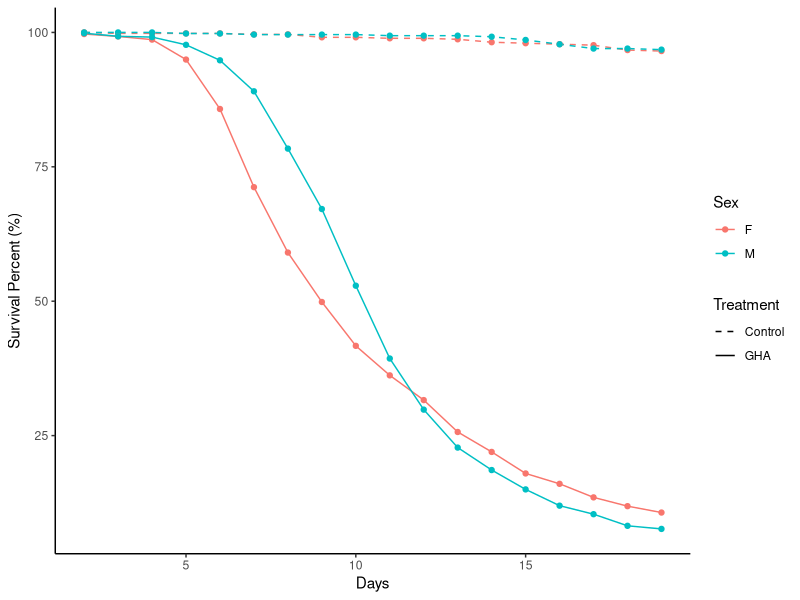

R code for this plot: (Note: this script raises an error after producing the figure.)
## ---- chunk 1
knitr::opts_chunk$set(
	fig.align = "center",
	fig.pos = "H",
	message = FALSE,
	warning = FALSE,
	external = TRUE,
	echo = TRUE
)
## ---- chunk 2
library(magrittr)
library(tidyverse)

library(survival)
library(survminer)

# setwd("/Users/hanyin/Dropbox (CSU Fullerton)/Research Project/Flies/Kshama -- statistical analysis/GHA")

rep12 = readxl::read_excel("data/winter_rep12_for_R_SSMI.xlsx")
rep3 = readxl::read_excel("data/winter_rep3_for_R_SSMI.xlsx") 
## ---- chunk 3
# cut-off at Day 19 to remove missing
rep12 = rep12 %>% filter(Day <= 19) 
rep3 = rep3 %>% filter(Day <= 19) %>% 
  mutate(Death = as.numeric(Death), `Initial density` = as.numeric(`Initial density`))

# clean treatment labels
reps = bind_rows(rep12, rep3) %>% 
  mutate( Treatment = sapply(Treatment, function(x) strsplit( gsub(" ","",x), "-")[[1]][1]) )

# leave Control and GHA of 5 mins
reps = reps %>% filter(Treatment!="ARSEF" & CO2=="15 sec")
## ---- chunk 4
# count dead
df_dead = reps[ rep(c(1:nrow(reps)), reps$Death), ] %>% mutate(Death = 1) %>% 
  select(Replicate,Population,Cage_Number,CO2, Treatment,Sex,Day,Death)

# count alive
df_alive = reps %>% 
  group_by(Replicate,Population,Cage_Number,CO2,Treatment,Sex) %>% 
  summarise(Death=sum(Death), `Initial density`=max(`Initial density`)) %>% 
  mutate(Alive=`Initial density`-Death, Day=19)

df_alive = df_alive[ rep(c(1:nrow(df_alive)), df_alive$Alive), ] %>% 
  mutate(Death = 0) %>% 
  select(Replicate,Population,Cage_Number,CO2, Treatment,Sex,Day,Death)

# merge dead and alive
df = bind_rows(df_alive, df_dead)

# convert to dummies
df = df %>% mutate(Fungal=(Treatment=="GHA")+0, Male=(Sex=="M")+0)
## ---- chunk 5
# tb = df[c('Replicate','Cage_Number','Treatment','Sex')] %>% unique()
## ---- chunk 6
reps %>% 
  group_by(Treatment,Sex,Day) %>% summarise(Death=sum(Death), `Initial density`=sum(`Initial density`)) %>% 
  group_by(Treatment,Sex) %>% mutate(Death=cumsum(Death), `Survival Percent`=1-Death/`Initial density`) %>%
  ggplot(aes(x=Day, y=`Survival Percent`*100, color=Sex, linetype=Treatment)) +
  geom_line() +
  geom_point() +
  # scale_color_manual() +
  scale_linetype_manual(values = c("Control"="dashed","GHA"="solid")) +
  labs(x="Days", y="Survival Percent (%)") +
  theme_classic()
## ---- chunk 7
mod = coxph(Surv(Day, Death) ~ Fungal + Male + Fungal*Male, data = df)
# cox.zph(mod)

a1 = 8; a2 = 12
df2 = survSplit(df, cut=c(a1,a2), end="Day", event="Death", start="Start") %>%
  mutate(gt1 = (Start==0)+0, gt2 = (Start==a1)+0, gt3 = (Start==a2)+0)

mod = coxph(Surv(Start,Day,Death) ~ Fungal +
              Male:gt1 + Male:gt2 + Male:gt3 + 
              Fungal:Male:gt1 + Fungal:Male:gt2 + Fungal:Male:gt3, data = df2)
cox.zph(mod)
cox.zph(mod, transform=log)
extractAIC(mod)
## ---- chunk 8
beta = coef(mod)
diff = c(0,  # fungal
         -1,0,0, # male
         -1,0,0) # fungal*male

t_obs = (beta%*%diff) / sqrt(t(diff) %*% vcov(mod) %*% diff)
c(exp(beta%*%diff), 2*(1-pt(abs(t_obs), length(beta))))
## ---- chunk 9
df %>% summary()
## ---- chunk 10
get_interaction = function(data){
  data %>% 
    mutate(
      gt1 = (Start==0)+0, gt2 = (Start==a1)+0, gt3 = (Start==a2)+0,
      t1_male = Male*gt1, t2_male = Male*gt2, t3_male = Male*gt3,
      fun_male = Fungal*Male, 
      t1_int = Fungal*Male*gt1, t2_int = Fungal*Male*gt2, t3_int = Fungal*Male*gt3)
  
    # mutate(
    #   t1_male = Male*gt1, t2_male = Male*gt2, t3_male = Male*gt3,
    #   fun_male = Fungal*Male, 
    #   t1_int = Fungal*Male*gt1, t2_int = Fungal*Male*gt2, t3_int = Fungal*Male*gt3
    #   
      # t1_fun=Fungal*gt1, t2_fun=Fungal*gt2, t3_fun=Fungal*gt3,
      # t1_male=Male*gt1, t2_male=Male*gt2, t3_male=Male*gt3,
      # ff1=Fungal*Male*gt1, ff2=Fungal*Male*gt2, ff3=Fungal*Male*gt3

}
## ---- chunk 11
get_time_data = function(data){
  data = survSplit(data, cut=a1, end="Day", event="Death", start="Start") %>% 
    mutate(gt1 = (Start==0)+0, gt2 = (Start==a1)+0, gt3 = (Start==a2)+0,
           t1_male = Male*gt1, t2_male = Male*gt2, t3_male = Male*gt3,
           fun_male = Fungal*Male, 
           t1_int = Fungal*Male*gt1, t2_int = Fungal*Male*gt2, t3_int = Fungal*Male*gt3)
  return(data)
}

category = ungroup(df) %>% select(Fungal,Male) %>% unique() %>% set_rownames(NULL)
time_intervals = data.frame(Start=c(0,a1,a2), Day=c(a1,a2,19), gt1=c(1,0,0), gt2=c(0,1,0), gt3=c(0,0,1), Death=0)

pred_surv = function(data){
  mod = coxph(Surv(Start, Day, Death) ~ Fungal + Male + t1_male + t2_male + t3_male + 
                fun_male + t1_int + t2_int + t3_int,
              data = get_time_data(data))
  surv = c()
  for (i in 1:nrow(category)){
    i = 2
    test = category[rep(i,nrow(time_intervals)),] %>%
      bind_cols(time_intervals, row.names = NULL) %>% get_interaction()
    time = summary(survfit(mod, newdata = test, individual = TRUE))$time
    insert = setdiff(1:18, time)
    time = c(time, insert)
    est = c(1, summary(survfit(mod, newdata = test, individual = TRUE))$surv,
            rep(NA, length(insert)))
    surv_i = data.frame(category[i,], est, day = c(0,time)) %>% arrange(day)
    surv = rbind(surv, surv_i)
  }
  return(surv)
}

est = pred_surv(df)
## ---- chunk 12
B = 20
bound = 0.95

# function to extract bounds
ci_calculator = function(data){
  ci = data.frame(lower = as.numeric(), upper = as.numeric())
  for (i in 1:max(data$Day)) {
    ci[i,1] = quantile(data$est[data$Day == i], (1-bound)/2, na.rm = TRUE)
    ci[i,2] = quantile(data$est[data$Day == i], (1+bound)/2, na.rm = TRUE)
  }
  return(ci)
}

# repeat B times
dummy = c()
for (i in 1:B){
  dummy_i = c()
  for (j in 1:nrow(category)){
    dummy_ij = merge(df, category[j,])
    a = nrow(dummy_ij)
    rows_to_take = sample(a, a, replace = TRUE)
    dummy_i = rbind(dummy_i, dummy_ij[rows_to_take,])
    }
  dummy_i = pred_surv(dummy_i)
  dummy = bind_rows(dummy, dummy_i)
}

# get confidence intervals
survs = c()
for (i in 1:nrow(category)){
  tmp = cbind(dummy, category[i,])
  tmp$Day = tmp$day
  ci = ci_calculator(tmp)
  # ci = merge(dummy, category[i,]) %>% mutate(Day=day) %>% ci_calculator()
  surv = merge(est, category[i,]) %>% arrange(day)
  surv = cbind(surv, ci)
  survs = rbind(survs, surv)
}

# recode labels
df_plot = survs %>% 
  mutate(Treatment = ifelse(Fungal==1, "GHA","Control"), Sex = ifelse(Male==1, "Male","Female"))
## ---- chunk 13

## ---- chunk 14
set_line_size = 1.8      
set_point_size = 2.1  

set_err_size = 1.5     
set_err_width = 0.5    
set_alpha = 0.7


thm = theme(axis.line = element_line(color="gray54", size=0.1, linetype="solid"),
            panel.background = element_rect(fill = NA),
            legend.key = element_rect(fill = NA),
            legend.background = element_rect(fill = NA),
            plot.title = element_text(size = 15, hjust = 0.5)) 

ggplot(df_plot, aes(x=day, y=est, color=Sex, linetype=Treatment, ymin=lower, ymax=upper)) +
  geom_line(size = set_line_size) + geom_point(size = set_point_size) + 
  geom_errorbar(size = set_err_size, width = set_err_width, alpha = set_alpha) +
  
  scale_linetype_manual(values = c("Control"="dotted","GHA"="solid")) +
  scale_color_manual(values = c("Female"="#32CD32", "Male"="#FA8072")) +
  
  labs(x="Days", y="Survival Probability") +
  thm +
  ylim(0,1) +
  guides(linetype = guide_legend(order = 1), color = guide_legend(order = 2))
